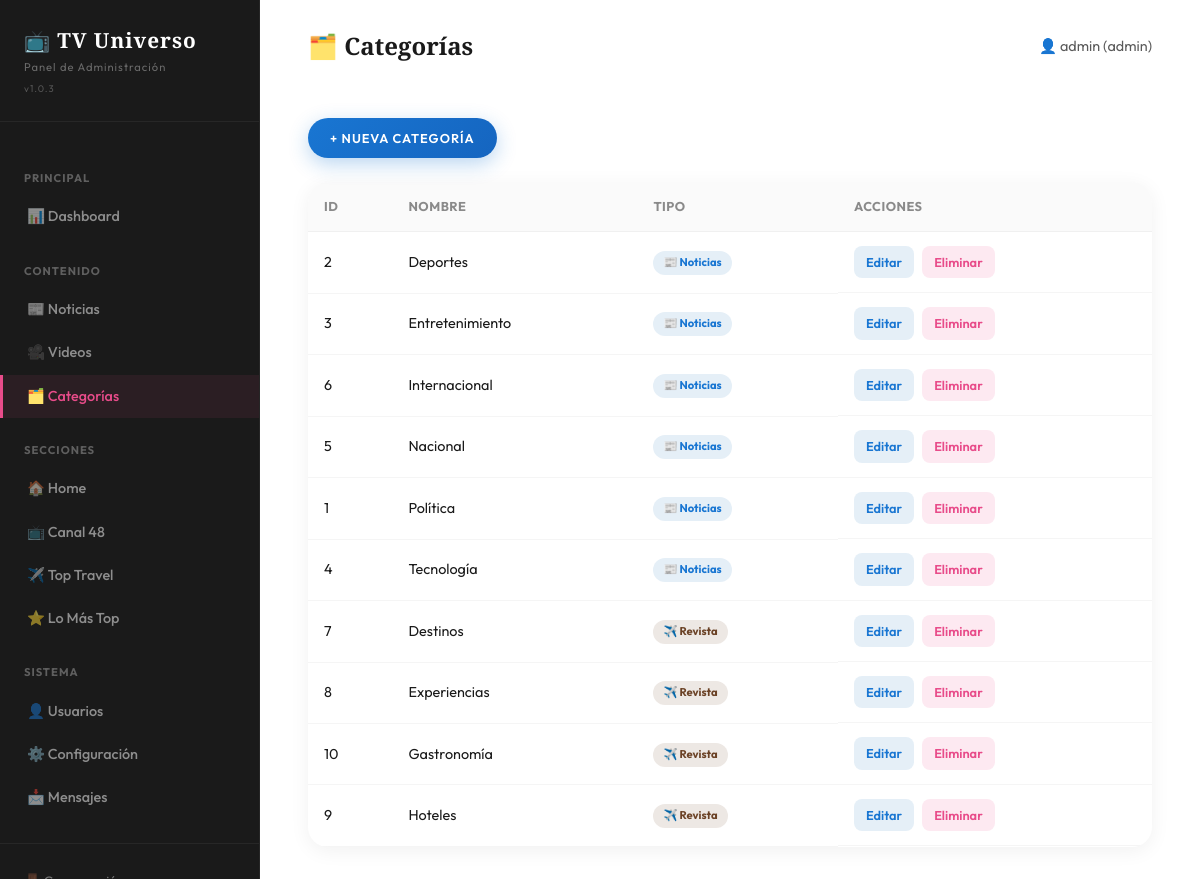
Screenshot of /admin/categories.php (signed in) with the database file from the repository.
### tables this page shows
CREATE TABLE IF NOT EXISTS categories (
    id INT AUTO_INCREMENT PRIMARY KEY,
    name VARCHAR(100) NOT NULL,
    type ENUM('noticias', 'revista') NOT NULL DEFAULT 'noticias',
    created_at TIMESTAMP DEFAULT CURRENT_TIMESTAMP
);

### includes/functions.php (called while the page is built, shortened)
<?php
require_once __DIR__ . '/../config.php';
function sanitize(string $input): string {
    return htmlspecialchars(trim($input), ENT_QUOTES, 'UTF-8');
}
function generateCsrfToken(): string {
    return $_SESSION[CSRF_TOKEN_NAME];
}
function getCategories(string $type = ''): array {
    global $pdo;
    if ($type) {
        $stmt = $pdo->prepare("SELECT * FROM categories WHERE type = :type ORDER BY name");
        $stmt->execute([':type' => $type]);
    } else {
        $stmt = $pdo->query("SELECT * FROM categories ORDER BY type, name");
    }
    return $stmt->fetchAll();
}

### admin/categories.php (the view, shortened to what this page needs)
<?php
$action = $_GET['action'] ?? 'list';
$id = isset($_GET['id']) ? (int)$_GET['id'] : 0;
require_once __DIR__ . '/layout.php';
if ($action === 'create' || ($action === 'edit' && $id)):
    $cat = ($action === 'edit') ? getCategoryById($id) : null;
?>
<div style="margin-bottom:var(--space-lg);">
    <a href="categories.php" class="btn btn--outline btn--small">← Volver</a>
</div>
<div class="admin-form" style="max-width:500px;">
    <form method="POST">
        <?= csrfField() ?>
        <div class="form-group">
            <label>Nombre</label>
            <input type="text" name="name" class="form-control" value="<?= sanitize($cat['name'] ?? '') ?>" required>
        </div>
        <div class="form-group">
            <label>Tipo</label>
            <select name="type" class="form-control">
                <option value="noticias" <?= ($cat['type'] ?? '') === 'noticias' ? 'selected' : '' ?>>📰 Noticias (Canal 48)</option>
                <option value="revista" <?= ($cat['type'] ?? '') === 'revista' ? 'selected' : '' ?>>✈️ Revista (Top Travel)</option>
            </select>
        </div>
        <button type="submit" class="btn btn--primary"><?= $action === 'edit' ? 'Actualizar' : 'Crear categoría' ?></button>
    </form>
</div>
<?php else:
$allCats = getCategories();
?>
<div style="margin-bottom:var(--space-lg);">
    <a href="categories.php?action=create" class="btn btn--primary btn--small">+ Nueva categoría</a>
</div>
<div class="table-wrapper">
    <table class="admin-table">
        <thead>
            <tr><th>ID</th><th>Nombre</th><th>Tipo</th><th>Acciones</th></tr>
        </thead>
        <tbody>
            <?php foreach ($allCats as $c): ?>
            <tr>
                <td><?= $c['id'] ?></td>
                <td><?= sanitize($c['name']) ?></td>
                <td>
                    <span class="section-tag <?= $c['type'] === 'noticias' ? 'section-tag--canal48' : 'section-tag--toptravel' ?>">
                        <?= $c['type'] === 'noticias' ? '📰 Noticias' : '✈️ Revista' ?>
                    </span>
                </td>
                <td class="admin-table__actions">
                    <a href="categories.php?action=edit&id=<?= $c['id'] ?>" class="btn-edit">Editar</a>
                    <a href="categories.php?action=delete&id=<?= $c['id'] ?>&confirm=1&<?= CSRF_TOKEN_NAME ?>=<?= generateCsrfToken() ?>" class="btn-delete" data-confirm="¿Eliminar esta categoría?">Eliminar</a>
                </td>
            </tr>
            <?php endforeach; ?>
        </tbody>
    </table>
</div>
<?php endif; ?>
<?php require_once __DIR__ . '/layout_footer.php'; ?>

### assets/css/styles.css (style rules this page uses)
:root { --canal48-primary: #1976d2; --canal48-secondary: #1565c0; --canal48-dark: #0d47a1; --canal48-accent: #ffeb3b; --canal48-live: #f44336; --rosa: #E84C8A; --amarillo: #F2B705; --azul: #1976d2; --verde: #4CAF7D; --cafe: #6B4226; --crema: #FDF6EC; --oscuro: #1A1A1A; --bg-primary: #FFFFFF; --bg-section: #F8F9FA; --bg-card: #FFFFFF; --bg-hero: linear-gradient(135deg, #1a237e 0%, #283593 30%, #3949ab 60%, #5c6bc0 100%); --text-primary: #1A1A1A; --text-secondary: #5A5A5A; --text-muted: #8A8A8A; --font-heading: 'Playfair Display', serif; --font-body: 'Outfit', sans-serif; --space-xs: 0.25rem; --space-sm: 0.5rem; --space-md: 1rem; --space-lg: 1.5rem; --space-xl: 2rem; --space-2xl: 3rem; --space-3xl: 4rem; --radius-sm: 8px; --radius-md: 12px; --radius-lg: 20px; --radius-xl: 28px; --radius-full: 50%; --transition: all 0.3s ease; --shadow-card: 0 4px 20px rgba(0,0,0,0.08); --shadow-hover: 0 8px 30px rgba(0,0,0,0.15); --shadow-canal48: 0 6px 20px rgba(25, 118, 210, 0.3); --max-width: 1280px; }
*, *::before, *::after { margin:0; padding:0; box-sizing:border-box; }
html { scroll-behavior:smooth; }
body { font-family: var(--font-body); background: var(--bg-primary); color: var(--text-primary); line-height: 1.6; -webkit-font-smoothing: antialiased; margin: 0; padding: 0; }
a { color:inherit; text-decoration:none; transition:var(--transition); }
.btn { display: inline-flex; align-items: center; gap: var(--space-sm); padding: 16px 32px; border-radius: 50px; font-family: var(--font-body); font-weight: 600; font-size: 0.9rem; border: none; cursor: pointer; transition: var(--transition); text-transform: uppercase; letter-spacing: 1px; }
.btn--primary { background: linear-gradient(135deg, var(--canal48-primary) 0%, var(--canal48-secondary) 100%); color: #fff; box-shadow: var(--shadow-canal48); }
.btn--small { padding:10px 22px; font-size:0.8rem; }

### assets/css/admin.css (style rules this page uses)
body:has(.admin-layout) { overflow-x:auto !important; }
.table-wrapper { overflow-x: auto; background: var(--bg-card, #fff); border-radius: var(--radius-lg, 20px); box-shadow: 0 4px 20px rgba(0,0,0,0.06); }
.admin-table { width:100%; min-width:700px; border-collapse:collapse; }
.admin-table th { text-align: left; padding: 14px 16px; font-size: 0.8rem; font-weight: 700; text-transform: uppercase; letter-spacing: 0.5px; color: var(--text-muted, #8A8A8A); background: rgba(0,0,0,0.02); border-bottom: 1px solid rgba(0,0,0,0.06); }
.admin-table td { padding: 14px 16px; font-size: 0.9rem; border-bottom: 1px solid rgba(0,0,0,0.04); vertical-align: middle; color: #1A1A1A; }
.admin-table__actions { display:flex; gap:0.5rem; white-space:nowrap; }
.admin-table__actions a, .admin-table__actions button { padding: 6px 12px; border-radius: 8px; font-size: 0.8rem; font-weight: 600; cursor: pointer; transition: all 0.3s ease; border: none; font-family: var(--font-body, 'Outfit', sans-serif); }
.btn-edit { background:rgba(42,127,191,0.12); color:var(--azul, #2A7FBF); }
.btn-delete { background:rgba(232,76,138,0.12); color:var(--rosa, #E84C8A); }
.section-tag { display: inline-flex; align-items: center; gap: 4px; padding: 3px 10px; border-radius: 12px; font-size: 0.7rem; font-weight: 700; }
.section-tag--canal48 { background:rgba(42,127,191,0.12); color:var(--azul, #2A7FBF); }
.section-tag--toptravel { background:rgba(107,66,38,0.12); color:var(--cafe, #6B4226); }

### admin/layout.php (style rules this page uses)
.table-wrapper { overflow-x:auto;-webkit-overflow-scrolling:touch;width:100% }
.admin-table { width:100%;min-width:700px;border-collapse:collapse }

### rows the page displays
categories: id "2", name "Deportes", type "📰 Noticias"
categories: id "3", name "Entretenimiento", type "📰 Noticias"
categories: id "6", name "Internacional", type "📰 Noticias"
categories: id "5", name "Nacional", type "📰 Noticias"
categories: id "1", name "Política", type "📰 Noticias"
categories: id "4", name "Tecnología", type "📰 Noticias"
categories: id "7", name "Destinos", type "✈️ Revista"
categories: id "8", name "Experiencias", type "✈️ Revista"
categories: id "10", name "Gastronomía", type "✈️ Revista"
categories: id "9", name "Hoteles", type "✈️ Revista"

### other values shown
$icon "📊 📰 🎥 🗂️ 🏠 📺 ✈️ ⭐ 👤 ⚙️ 📩"
$label "Dashboard Noticias Videos Categorías Home Canal 48 Top Travel Lo Más Top Usuarios Configuración Mensajes"
$adminTitle "🗂️ Categorías"
$user['username'] "admin"
$user['role'] "admin"
